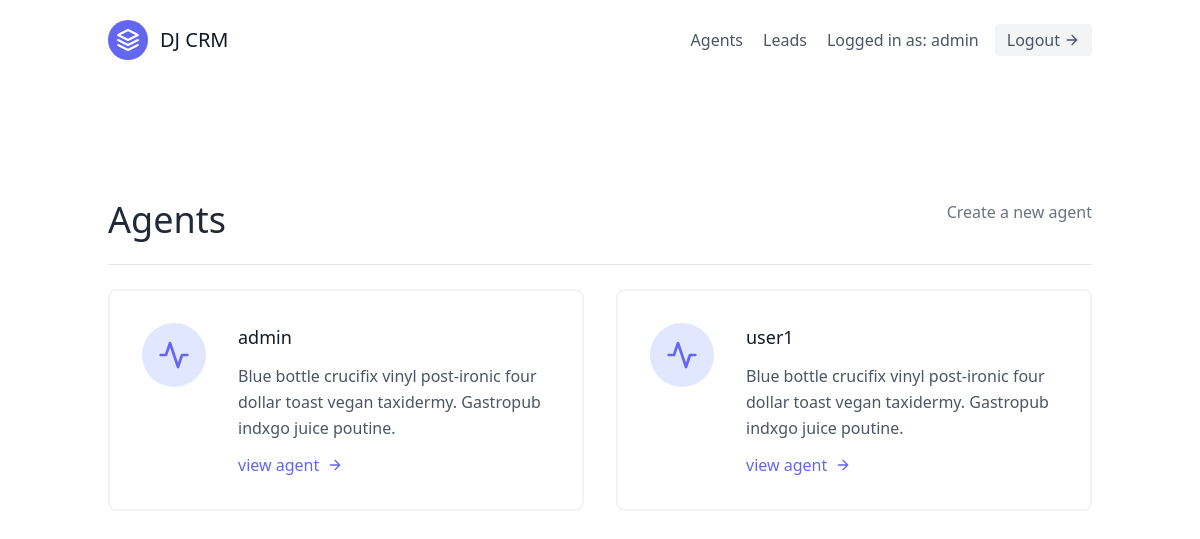
The page /agents/ (signed in) on the database as committed earlier.
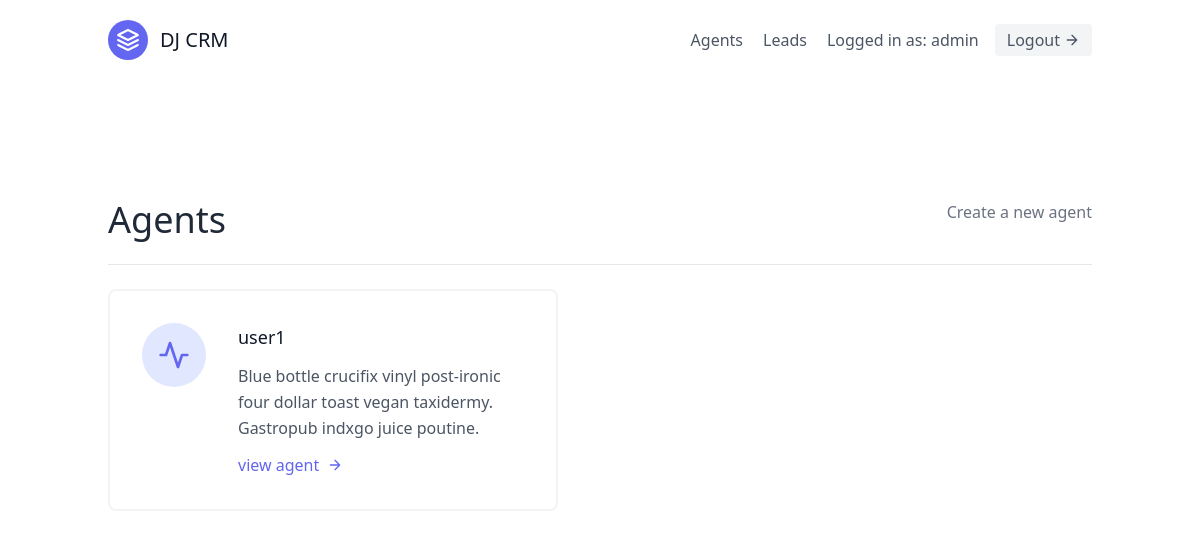
The same page on the database as committed later.
### leads/models.py (models this page shows, shortened)
class Agent(models.Model):
    user = models.OneToOneField(User, on_delete=models.CASCADE)
    organization=models.ForeignKey(UserProfile,on_delete=models.CASCADE)

class User(AbstractUser):
    is_organizer= models.BooleanField(default=True)
    is_agent = models.BooleanField(default=False)

### agents/views.py (the view)
# urls.py: path('', AgentListView.as_view(), name="agent_list"),
class AgentListView(OrganizerAndLoginRequiredMixin, generic.ListView):
    template_name="agents/agent_list.html"
    context_object_name = "agents"
    def get_queryset(self):
        organization = self.request.user.userprofile
        return Agent.objects.filter(organization=organization)

### agents/mixins.py (called while the page is built)
    def dispatch(self, request, *args, **kwargs):
        if not request.user.is_authenticated or not request.user.is_organizer:
            return redirect("lead_list")
        return super().dispatch(request, *args, **kwargs)

### agents/templates/agents/agent_list.html
{% extends "base.html" %}
{% block content %}
    <section class="text-gray-600 body-font">
        <div class="container px-5 py-24 mx-auto flex flex-wrap">
            <div class="w-full mb-6 py-6 flex justify-between items-centre border-b border-grey-200">
                <div>
                    <h1 class="text-4xl text-gray-800">Agents</h1>
                </div>
                <div>
                    <a class="text-gray-500 hover:text-blue-500" href="{% url 'agent_create' %}">Create a new agent</a>
                </div>
            </div>
            <div class="flex flex-wrap -m-4">
                {% for agent in agents %}
                <div class="p-4 lg:w-1/2 md:w-full">
                    <div class="flex border-2 rounded-lg border-gray-200 border-opacity-50 p-8 sm:flex-row flex-col">
                        <div class="w-16 h-16 sm:mr-8 sm:mb-0 mb-4 inline-flex items-center justify-center rounded-full bg-indigo-100 text-indigo-500 flex-shrink-0">
                            <svg fill="none" stroke="currentColor" stroke-linecap="round" stroke-linejoin="round" stroke-width="2" class="w-8 h-8" viewBox="0 0 24 24">
                                <path d="M22 12h-4l-3 9L9 3l-3 9H2"></path>
                            </svg>
                        </div>
                        <div class="flex-grow">
                            <h2 class="text-gray-900 text-lg title-font font-medium mb-3">
                                {{agent.user.username}}
                            </h2>
                            <p class="leading-relaxed text-base">
                                Blue bottle crucifix vinyl post-ironic four dollar toast vegan taxidermy. Gastropub indxgo juice poutine.
                            </p>
                            <a href="{% url 'agent_details' agent.pk %}" class="mt-3 text-indigo-500 inline-flex items-center">
                                view agent
                                <svg fill="none" stroke="currentColor" stroke-linecap="round" stroke-linejoin="round"
                                    stroke-width="2" class="w-4 h-4 ml-2" viewBox="0 0 24 24">
                                    <path d="M5 12h14M12 5l7 7-7 7"></path>
                                </svg>
                            </a>
                        </div>
                    </div>
                </div>
                {% endfor %}
            </div>
        </div>
    </section>
{% endblock content %}

Rows that differ between the two databases and show on the page:
removed Agent: user.username "admin"
